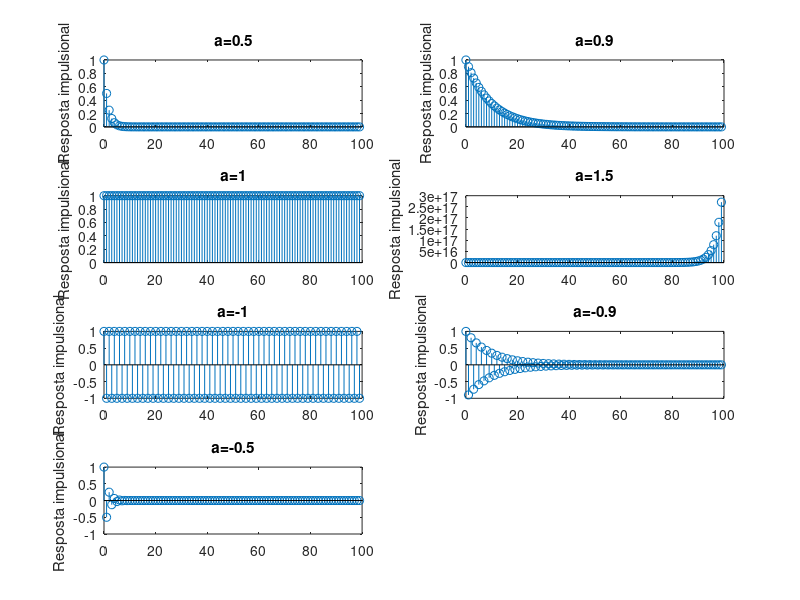
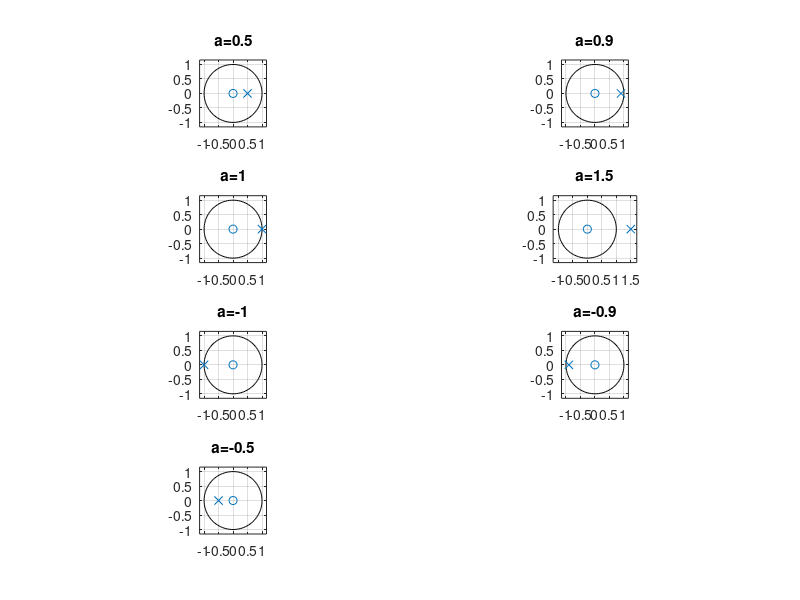
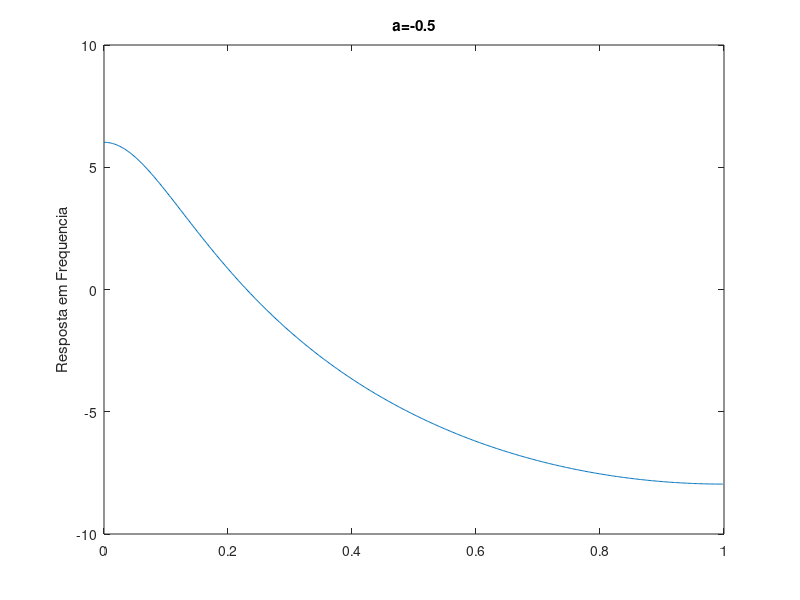

MATLAB code to generate these figures, in order:
clear,clc,close

%a

a=[0.5 0.9 1 1.5 -1 -0.9 -0.5];
num=[1];

x=[1 zeros(1,99)];  %impulso random


for k=1:length(a)
    
    den=[1 -a(k)];
    y=filter(num,den,x);  %a partir do H e do x, a funçao filter calcula a 
                         %saida do sistema

   %Nao sei o que dizer quando pedem a comparaçao da soluçao numerica com a 
   %resposta impulsional da equaçao

%b

    figure(1)
    subplot(4,2,k)
    stem(0:length(y)-1,y)   %length(y)-1 porque começa no ponto 0 e nao no 
                            %ponto 1
    title(['a=' num2str(a(k))])   %esta linha é so para colocar titulos e 
                                  %saber de que grafico corresponde aos a
    ylabel('Resposta impulsional')

%c

    figure(2)
    subplot(4,2,k)
    zplane(num,den)  %esta funçao da nos o gráfico logo nao é necessario
                    %fazer stem ou plot
    title(['a=' num2str(a(k))]) 

    %Com isto podemos observar que nao existem polos imaginarios e apenas
    %polos reais que se localizam no eixo dos x e são iguais aos a.
    %Quanto a estabilidade o sistema é instavel porque existe pelo menos um
    %polo real negativo por exemplo quando a=-1 , a=-0.9 e a=-0.5

end

 %d
    
    a1=[0.5 0.9 -0.9 -0.5];

 for t=1:length(a1) 

    den1=[1 -a(t)];

    figure(3)
    [H,w]=freqz(num,den1);          %Calculo da resposta em frequencia
    plot(w./pi,20*log10(abs(H)));

    title(['a=' num2str(a1(t))])
    ylabel('Resposta em Frequencia')

 end

 %A influencia do polo na resposta em frequencia é que ira criar uma
 %resposta exponencial igual a localizaçao dos polos devido a serem polos
 %reais, no caso de polos imaginarios criaria uma resposta sinusoidal

 %A principal diferença entre os polos positivos e negativos é a
 %intensidade da exponencial, se ela decresce mais lentamente ou se
 %decresce mais rapidamente, no caso dos polos negativos decresce mais
 %rapidamente para este sistema
